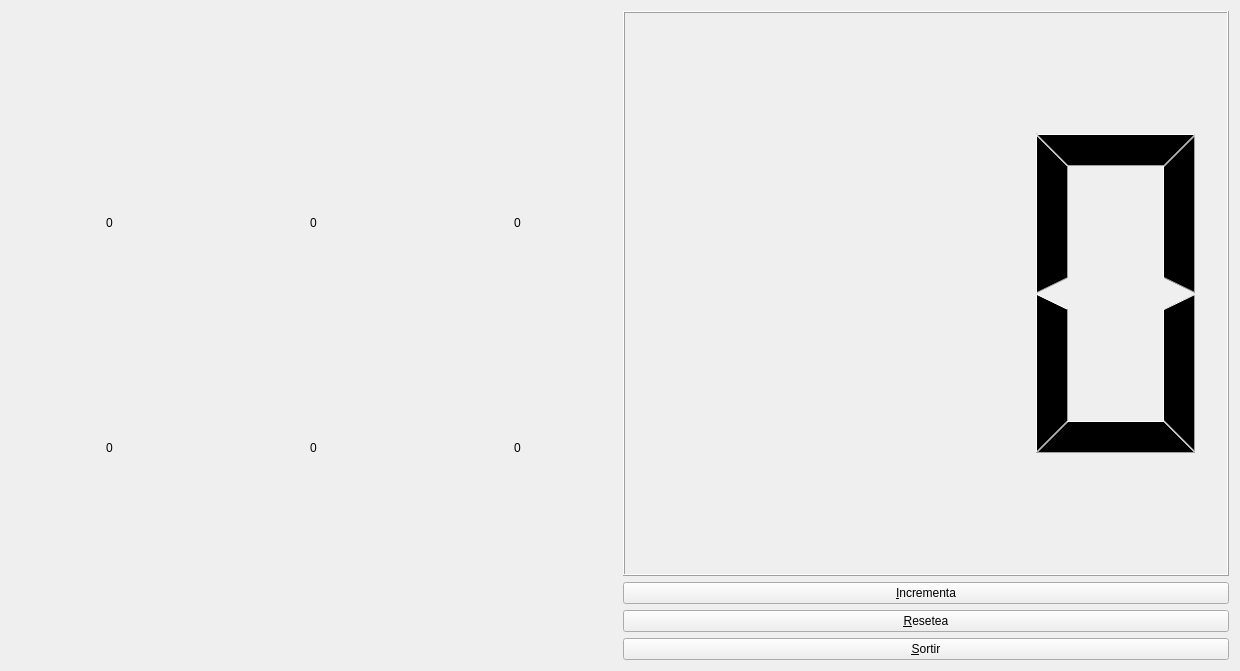
<?xml version="1.0" encoding="UTF-8"?>
<ui version="4.0">
 <class>MyForm</class>
 <widget class="QWidget" name="MyForm">
  <property name="geometry">
   <rect>
    <x>0</x>
    <y>0</y>
    <width>1240</width>
    <height>671</height>
   </rect>
  </property>
  <property name="sizePolicy">
   <sizepolicy hsizetype="Fixed" vsizetype="Fixed">
    <horstretch>0</horstretch>
    <verstretch>0</verstretch>
   </sizepolicy>
  </property>
  <property name="minimumSize">
   <size>
    <width>0</width>
    <height>0</height>
   </size>
  </property>
  <property name="windowTitle">
   <string>Abacus</string>
  </property>
  <layout class="QGridLayout" name="gridLayout">
   <item row="0" column="0">
    <layout class="QHBoxLayout" name="horizontalLayout_3">
     <item>
      <layout class="QVBoxLayout" name="verticalLayout">
       <item>
        <layout class="QHBoxLayout" name="horizontalLayout">
         <item alignment="Qt::AlignHCenter">
          <widget class="MyLabel" name="label">
           <property name="sizePolicy">
            <sizepolicy hsizetype="Maximum" vsizetype="Maximum">
             <horstretch>0</horstretch>
             <verstretch>0</verstretch>
            </sizepolicy>
           </property>
           <property name="lineWidth">
            <number>1</number>
           </property>
           <property name="text">
            <string>0</string>
           </property>
          </widget>
         </item>
         <item alignment="Qt::AlignHCenter">
          <widget class="MyLabel" name="label_2">
           <property name="sizePolicy">
            <sizepolicy hsizetype="Maximum" vsizetype="Maximum">
             <horstretch>0</horstretch>
             <verstretch>0</verstretch>
            </sizepolicy>
           </property>
           <property name="text">
            <string>0</string>
           </property>
          </widget>
         </item>
         <item alignment="Qt::AlignHCenter">
          <widget class="MyLabel" name="label_3">
           <property name="sizePolicy">
            <sizepolicy hsizetype="Maximum" vsizetype="Maximum">
             <horstretch>0</horstretch>
             <verstretch>0</verstretch>
            </sizepolicy>
           </property>
           <property name="text">
            <string>0</string>
           </property>
          </widget>
         </item>
        </layout>
       </item>
       <item>
        <layout class="QHBoxLayout" name="horizontalLayout_2">
         <property name="sizeConstraint">
          <enum>QLayout::SetMaximumSize</enum>
         </property>
         <item alignment="Qt::AlignHCenter|Qt::AlignVCenter">
          <widget class="MyLabel" name="label_4">
           <property name="enabled">
            <bool>true</bool>
           </property>
           <property name="sizePolicy">
            <sizepolicy hsizetype="Maximum" vsizetype="Maximum">
             <horstretch>0</horstretch>
             <verstretch>0</verstretch>
            </sizepolicy>
           </property>
           <property name="maximumSize">
            <size>
             <width>16777215</width>
             <height>16777215</height>
            </size>
           </property>
           <property name="text">
            <string>0</string>
           </property>
           <property name="alignment">
            <set>Qt::AlignCenter</set>
           </property>
          </widget>
         </item>
         <item alignment="Qt::AlignHCenter">
          <widget class="MyLabel" name="label_5">
           <property name="enabled">
            <bool>true</bool>
           </property>
           <property name="sizePolicy">
            <sizepolicy hsizetype="Maximum" vsizetype="Maximum">
             <horstretch>0</horstretch>
             <verstretch>0</verstretch>
            </sizepolicy>
           </property>
           <property name="text">
            <string>0</string>
           </property>
          </widget>
         </item>
         <item alignment="Qt::AlignHCenter">
          <widget class="MyLabel" name="label_6">
           <property name="sizePolicy">
            <sizepolicy hsizetype="Maximum" vsizetype="Maximum">
             <horstretch>0</horstretch>
             <verstretch>0</verstretch>
            </sizepolicy>
           </property>
           <property name="text">
            <string>0</string>
           </property>
          </widget>
         </item>
        </layout>
       </item>
      </layout>
     </item>
     <item>
      <layout class="QVBoxLayout" name="verticalLayout_2">
       <item>
        <widget class="MyLCDNumber" name="lcdNumber">
         <property name="digitCount">
          <number>3</number>
         </property>
         <property name="mode">
          <enum>QLCDNumber::Oct</enum>
         </property>
        </widget>
       </item>
       <item>
        <widget class="QPushButton" name="pushButton_2">
         <property name="text">
          <string>&amp;Incrementa</string>
         </property>
        </widget>
       </item>
       <item>
        <widget class="QPushButton" name="pushButton_3">
         <property name="text">
          <string>&amp;Resetea</string>
         </property>
        </widget>
       </item>
       <item>
        <widget class="QPushButton" name="pushButton">
         <property name="text">
          <string>&amp;Sortir</string>
         </property>
        </widget>
       </item>
      </layout>
     </item>
    </layout>
   </item>
  </layout>
 </widget>
 <customwidgets>
  <customwidget>
   <class>MyLCDNumber</class>
   <extends>QLCDNumber</extends>
   <header>MyLCDNumber.h</header>
   <slots>
    <slot>incrementa()</slot>
    <slot>reset()</slot>
   </slots>
  </customwidget>
  <customwidget>
   <class>MyLabel</class>
   <extends>QLabel</extends>
   <header>MyLabel.h</header>
   <slots>
    <signal>funciox()</signal>
    <slot>add()</slot>
    <slot>reset()</slot>
   </slots>
  </customwidget>
 </customwidgets>
 <resources/>
 <connections>
  <connection>
   <sender>pushButton</sender>
   <signal>clicked()</signal>
   <receiver>MyForm</receiver>
   <slot>close()</slot>
   <hints>
    <hint type="sourcelabel">
     <x>707</x>
     <y>659</y>
    </hint>
    <hint type="destinationlabel">
     <x>388</x>
     <y>264</y>
    </hint>
   </hints>
  </connection>
  <connection>
   <sender>pushButton_2</sender>
   <signal>clicked()</signal>
   <receiver>lcdNumber</receiver>
   <slot>incrementa()</slot>
   <hints>
    <hint type="sourcelabel">
     <x>839</x>
     <y>579</y>
    </hint>
    <hint type="destinationlabel">
     <x>835</x>
     <y>490</y>
    </hint>
   </hints>
  </connection>
  <connection>
   <sender>pushButton_3</sender>
   <signal>clicked()</signal>
   <receiver>lcdNumber</receiver>
   <slot>reset()</slot>
   <hints>
    <hint type="sourcelabel">
     <x>985</x>
     <y>612</y>
    </hint>
    <hint type="destinationlabel">
     <x>997</x>
     <y>499</y>
    </hint>
   </hints>
  </connection>
  <connection>
   <sender>pushButton_2</sender>
   <signal>clicked()</signal>
   <receiver>label_6</receiver>
   <slot>add()</slot>
   <hints>
    <hint type="sourcelabel">
     <x>675</x>
     <y>573</y>
    </hint>
    <hint type="destinationlabel">
     <x>519</x>
     <y>585</y>
    </hint>
   </hints>
  </connection>
  <connection>
   <sender>label_6</sender>
   <signal>funciox()</signal>
   <receiver>label_5</receiver>
   <slot>add()</slot>
   <hints>
    <hint type="sourcelabel">
     <x>519</x>
     <y>537</y>
    </hint>
    <hint type="destinationlabel">
     <x>311</x>
     <y>531</y>
    </hint>
   </hints>
  </connection>
  <connection>
   <sender>label_5</sender>
   <signal>funciox()</signal>
   <receiver>label_4</receiver>
   <slot>add()</slot>
   <hints>
    <hint type="sourcelabel">
     <x>311</x>
     <y>556</y>
    </hint>
    <hint type="destinationlabel">
     <x>111</x>
     <y>546</y>
    </hint>
   </hints>
  </connection>
  <connection>
   <sender>label_4</sender>
   <signal>funciox()</signal>
   <receiver>label_3</receiver>
   <slot>add()</slot>
   <hints>
    <hint type="sourcelabel">
     <x>111</x>
     <y>379</y>
    </hint>
    <hint type="destinationlabel">
     <x>519</x>
     <y>256</y>
    </hint>
   </hints>
  </connection>
  <connection>
   <sender>label_3</sender>
   <signal>funciox()</signal>
   <receiver>label_2</receiver>
   <slot>add()</slot>
   <hints>
    <hint type="sourcelabel">
     <x>519</x>
     <y>172</y>
    </hint>
    <hint type="destinationlabel">
     <x>311</x>
     <y>163</y>
    </hint>
   </hints>
  </connection>
  <connection>
   <sender>label_2</sender>
   <signal>funciox()</signal>
   <receiver>label</receiver>
   <slot>add()</slot>
   <hints>
    <hint type="sourcelabel">
     <x>311</x>
     <y>124</y>
    </hint>
    <hint type="destinationlabel">
     <x>111</x>
     <y>122</y>
    </hint>
   </hints>
  </connection>
  <connection>
   <sender>pushButton_3</sender>
   <signal>clicked()</signal>
   <receiver>label_6</receiver>
   <slot>reset()</slot>
   <hints>
    <hint type="sourcelabel">
     <x>658</x>
     <y>606</y>
    </hint>
    <hint type="destinationlabel">
     <x>514</x>
     <y>611</y>
    </hint>
   </hints>
  </connection>
  <connection>
   <sender>pushButton_3</sender>
   <signal>clicked()</signal>
   <receiver>label_5</receiver>
   <slot>reset()</slot>
   <hints>
    <hint type="sourcelabel">
     <x>709</x>
     <y>621</y>
    </hint>
    <hint type="destinationlabel">
     <x>312</x>
     <y>642</y>
    </hint>
   </hints>
  </connection>
  <connection>
   <sender>pushButton_3</sender>
   <signal>clicked()</signal>
   <receiver>label_4</receiver>
   <slot>reset()</slot>
   <hints>
    <hint type="sourcelabel">
     <x>684</x>
     <y>620</y>
    </hint>
    <hint type="destinationlabel">
     <x>107</x>
     <y>601</y>
    </hint>
   </hints>
  </connection>
  <connection>
   <sender>pushButton_3</sender>
   <signal>clicked()</signal>
   <receiver>label_3</receiver>
   <slot>reset()</slot>
   <hints>
    <hint type="sourcelabel">
     <x>634</x>
     <y>620</y>
    </hint>
    <hint type="destinationlabel">
     <x>519</x>
     <y>222</y>
    </hint>
   </hints>
  </connection>
  <connection>
   <sender>pushButton_3</sender>
   <signal>clicked()</signal>
   <receiver>label_2</receiver>
   <slot>reset()</slot>
   <hints>
    <hint type="sourcelabel">
     <x>757</x>
     <y>614</y>
    </hint>
    <hint type="destinationlabel">
     <x>311</x>
     <y>300</y>
    </hint>
   </hints>
  </connection>
  <connection>
   <sender>pushButton_3</sender>
   <signal>clicked()</signal>
   <receiver>label</receiver>
   <slot>reset()</slot>
   <hints>
    <hint type="sourcelabel">
     <x>764</x>
     <y>619</y>
    </hint>
    <hint type="destinationlabel">
     <x>111</x>
     <y>277</y>
    </hint>
   </hints>
  </connection>
 </connections>
</ui>
